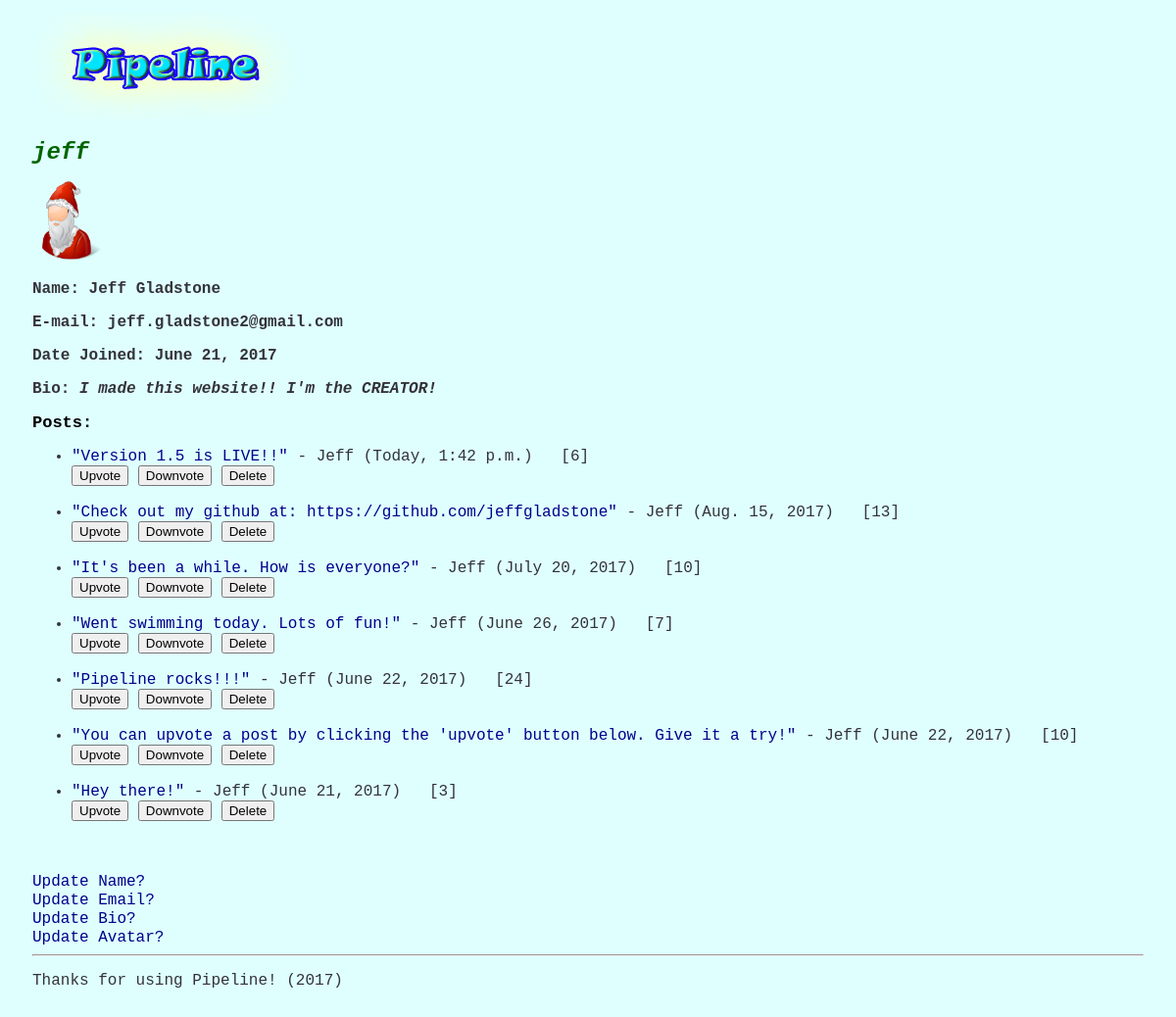
/profile/1/ (signed in), run on the app's committed database.
### posts/models.py (models this page shows, shortened)
class Profile(models.Model):
    user = models.OneToOneField(User, on_delete=models.CASCADE)
    bio = models.TextField(max_length=500, blank=True)
    avatar = models.TextField(max_length=100, default = 'no_avatar', blank=True)

class Post(models.Model):
    message = models.CharField(max_length=100)
    post_date = models.DateTimeField()
    user = models.ForeignKey(User, null = True, blank = True)
    votes = models.IntegerField()

### pipeline/views.py (the view)
# urls.py: url(r'^profile/(?P<user_id>\d{1,3})/$', profile),
def profile(request, user_id):
    now = datetime.datetime.now()
    users = User.objects.all()
    try:
        user_id = int(user_id)
    except ValueError:
        raise Http404()
    unsorted_posts = Post.objects.filter(user = user_id)
    recent_posts = sort_posts_recent(unsorted_posts)
    return render(request, 'profile.html', {'users': users, 'you': request.user, 'user_id': user_id, 'posts': recent_posts, 'current_date': now})

### pipeline/views.py (called while the page is built)
def sort_posts_recent(posts_data):
    post_tuples = [(single_post.post_date, single_post) for single_post in posts_data]
    sorted_posts = [item[1] for item in sorted(post_tuples, key=lambda tup: tup[0], reverse=True)]
    return sorted_posts

### templates/profile.html (shortened to what this page needs)
{% extends "base.html" %}
{% block content %}
{% load static %}
<h1><i>{% for user in users %}{% if user.id == user_id %}{{ user.username }}{% endif %}{% endfor %}</i></h1>
<h2>
    {% for user in users %}
    {% if user.id == user_id %}
        {% if user.profile.avatar == 'no_avatar' %}<img src = "{% static 'avatars/no_avatar.png' %}" alt = "No Avatar" width = "70px">
        {% elif user.profile.avatar == 'avatar1' %}<img src = "{% static 'avatars/avatar1.png' %}" alt = "Avatar 1" width = "80px">
        {% elif user.profile.avatar == 'avatar2' %}<img src = "{% static 'avatars/avatar2.png' %}" alt = "Avatar 2" width = "80px">
        {% elif user.profile.avatar == 'avatar3' %}<img src = "{% static 'avatars/avatar3.png' %}" alt = "Avatar 3" width = "80px">
        {% elif user.profile.avatar == 'avatar4' %}<img src = "{% static 'avatars/avatar4.png' %}" alt = "Avatar 4" width = "80px">
        {% elif user.profile.avatar == 'avatar5' %}<img src = "{% static 'avatars/avatar5.png' %}" alt = "Avatar 5" width = "80px">
        {% elif user.profile.avatar == 'avatar6' %}<img src = "{% static 'avatars/avatar6.png' %}" alt = "Avatar 6" width = "80px">
        {% elif user.profile.avatar == 'avatar7' %}<img src = "{% static 'avatars/avatar7.png' %}" alt = "Avatar 7" width = "80px">
        {% elif user.profile.avatar == 'avatar8' %}<img src = "{% static 'avatars/avatar8.png' %}" alt = "Avatar 8" width = "80px">
        {% elif user.profile.avatar == 'avatar9' %}<img src = "{% static 'avatars/avatar9.png' %}" alt = "Avatar 9" width = "80px">
        {% elif user.profile.avatar == 'avatar10' %}<img src = "{% static 'avatars/avatar10.png' %}" alt = "Avatar 10" width = "80px">{% endif %}
    <p>Name: {{ user.first_name | capfirst }} {{ user.last_name | capfirst }}</p>
    <p>E-mail: {{ user.email }}</p>
    <p>Date Joined: {{ user.date_joined.date }}</p>
    {% if user.profile.bio %}<p>Bio: <i>{{ user.profile.bio }}</i></p>
    {% else %}{% if you.id == user_id %}
        <p>Bio: <a href = "/../../profile/{{ user.id }}/update/bio">(Insert bio here)</a></p>
    {% endif %}{% endif %}
    Posts: {% if not posts %}<p style='display: inline;'>No available posts.</p>{% endif %}</h2>
    <p>
    <ul>
	{% for post in posts %}
	<li><a href = "/post/{{post.id}}">"{{ post.message }}"</a> - {{ post.user.username | capfirst }} {% if post.post_date.date == current_date.date %}(Today, {{ post.post_date.time }}){% else %}({{ post.post_date.date }}){% endif %} &nbsp; [{{ post.votes }}]</li>
<form action="/post/{{post.id}}" method="get">
    <input type="submit" name = "q" value="Upvote"></form>
<form action="/post/{{post.id}}" method="get">
    <input type="submit" name = "q" value="Downvote">
</form>
{% if request.user.id == post.user.id %}
    <form action="/post/{{post.id}}" method="get">
    <input type="submit" name = "q" value="Delete" onclick="return confirm('Are you sure?')"></form>
    {% endif %}
{% endfor %}
</ul>
</p>
{% endif %}
{% endfor %}
{% if you.id == user_id %}
<a href = "/../../profile/{{ user.id }}/update/name">Update Name?</a></br>
<a href = "/../../profile/{{ user.id }}/update/email">Update Email?</a></br>
<a href = "/../../profile/{{ user.id }}/update/bio">Update Bio?</a></br>
<a href = "/../../profile/{{ user.id }}/update/avatar">Update Avatar?</a>
{% endif %}
{% endblock %}

### templates/base.html (style rules this page uses)
h1 { color: darkgreen; font-family: monospace; font-size: 24px; }
h2 { font-family: monospace; color: black; font-size: 17px; text-decoration: bold }
ul, p { font-family: monospace; color: #333339; font-size: 16px; }
a { font-family: monospace; color: darkblue; text-decoration: none; font-size: 16px; }
body { background-color: #DFFFFF; display: block; padding: 5px 25px; }
form { display: inline-block; }

### data on the page
Post: message "Version 1.5 is LIVE!!", user.username "Jeff", post_date.time "1:42 p.m.", votes "6"
Post: message "Check out my github at: https://github.com/jeffgladstone", user.username "Jeff", post_date "Aug. 15, 2017", votes "13"
Post: message "It's been a while. How is everyone?", user.username "Jeff", post_date "July 20, 2017", votes "10"
Post: message "Went swimming today. Lots of fun!", user.username "Jeff", post_date "June 26, 2017", votes "7"
Post: message "Pipeline rocks!!!", user.username "Jeff", post_date "June 22, 2017", votes "24"
Post: message "You can upvote a post by clicking the 'upvote' button below. Give it a try!", user.username "Jeff", post_date "June 22, 2017", votes "10"
Post: message "Hey there!", user.username "Jeff", post_date "June 21, 2017", votes "3"

### other printed values
{{ user.username }} "jeff"
{{ user.first_name | capfirst }} "Jeff"
{{ user.last_name | capfirst }} "Gladstone"
{{ user.email }} "jeff.gladstone2@gmail.com"
{{ user.date_joined.date }} "June 21, 2017"
{{ user.profile.bio }} "I made this website!! I'm the CREATOR!"
